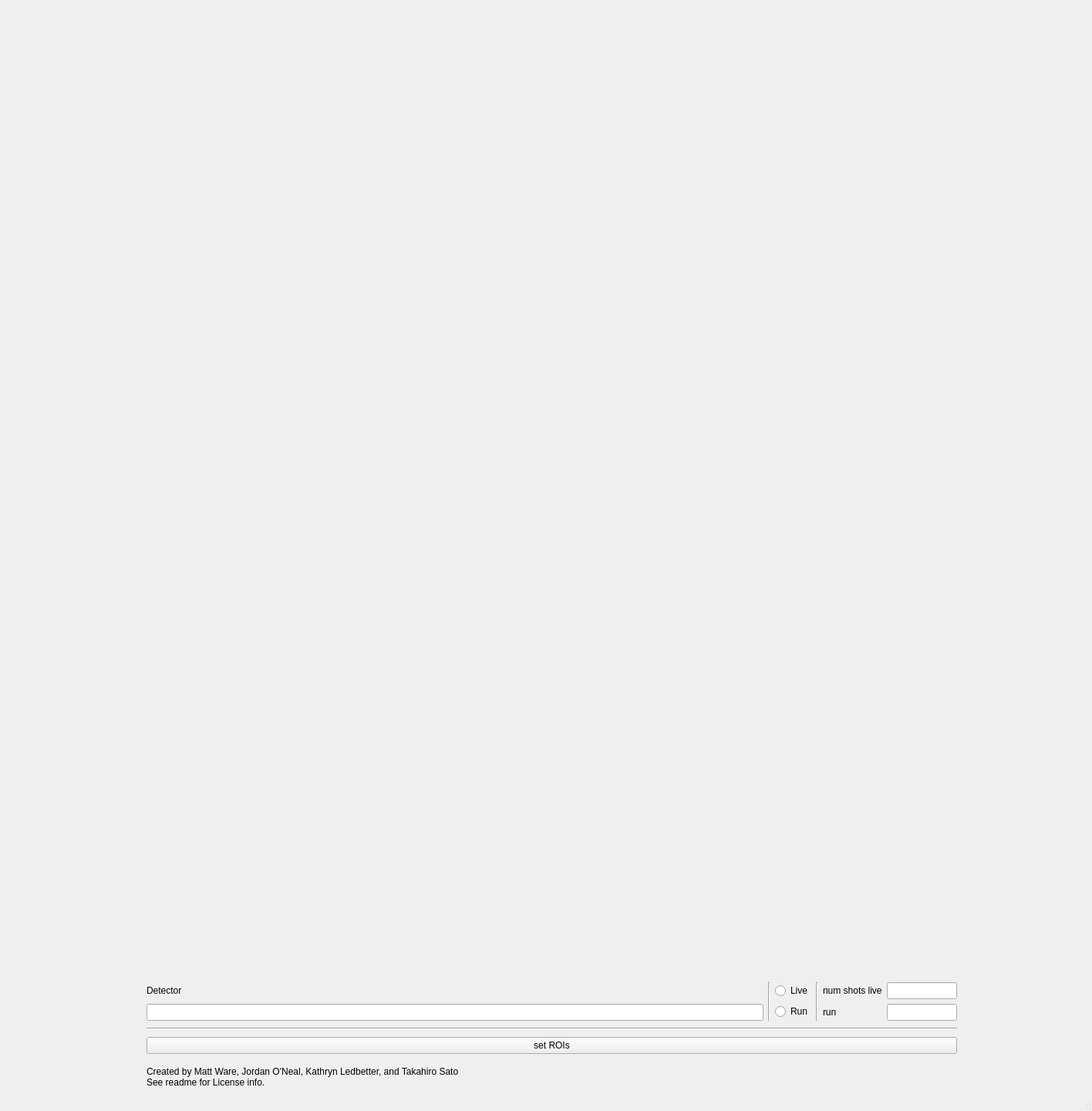
<?xml version="1.0" encoding="UTF-8"?>
<ui version="4.0">
 <class>roiSetter</class>
 <widget class="QMainWindow" name="roiSetter">
  <property name="geometry">
   <rect>
    <x>0</x>
    <y>0</y>
    <width>1416</width>
    <height>1440</height>
   </rect>
  </property>
  <property name="windowTitle">
   <string>Regions of Interest</string>
  </property>
  <widget class="QWidget" name="centralwidget">
   <widget class="QWidget" name="plot" native="true">
    <property name="geometry">
     <rect>
      <x>70</x>
      <y>20</y>
      <width>1281</width>
      <height>1241</height>
     </rect>
    </property>
   </widget>
   <widget class="QWidget" name="verticalLayoutWidget_3">
    <property name="geometry">
     <rect>
      <x>190</x>
      <y>1270</y>
      <width>1051</width>
      <height>101</height>
     </rect>
    </property>
    <layout class="QVBoxLayout" name="verticalLayout_3">
     <item>
      <layout class="QHBoxLayout" name="horizontalLayout">
       <item>
        <layout class="QVBoxLayout" name="verticalLayout">
         <item>
          <widget class="QLabel" name="lbl_detector">
           <property name="text">
            <string>Detector</string>
           </property>
          </widget>
         </item>
         <item>
          <widget class="QLineEdit" name="tbox_detector">
           <property name="minimumSize">
            <size>
             <width>800</width>
             <height>0</height>
            </size>
           </property>
          </widget>
         </item>
        </layout>
       </item>
       <item>
        <widget class="Line" name="line">
         <property name="orientation">
          <enum>Qt::Vertical</enum>
         </property>
        </widget>
       </item>
       <item>
        <layout class="QVBoxLayout" name="verticalLayout_2">
         <item>
          <widget class="QRadioButton" name="radioBtn_live">
           <property name="text">
            <string>Live</string>
           </property>
          </widget>
         </item>
         <item>
          <widget class="QRadioButton" name="radioBtn_run">
           <property name="text">
            <string>Run</string>
           </property>
          </widget>
         </item>
        </layout>
       </item>
       <item>
        <widget class="Line" name="line_2">
         <property name="orientation">
          <enum>Qt::Vertical</enum>
         </property>
        </widget>
       </item>
       <item>
        <layout class="QGridLayout" name="gridLayout">
         <item row="0" column="1">
          <widget class="QLineEdit" name="tbox_num_shots_live">
           <property name="placeholderText">
            <string/>
           </property>
          </widget>
         </item>
         <item row="0" column="0">
          <widget class="QLabel" name="lbl_num_shots_live">
           <property name="text">
            <string>num shots live</string>
           </property>
          </widget>
         </item>
         <item row="1" column="0">
          <widget class="QLabel" name="lbl_run">
           <property name="text">
            <string>run</string>
           </property>
          </widget>
         </item>
         <item row="1" column="1">
          <widget class="QLineEdit" name="tbox_run"/>
         </item>
        </layout>
       </item>
      </layout>
     </item>
     <item>
      <widget class="Line" name="line_3">
       <property name="orientation">
        <enum>Qt::Horizontal</enum>
       </property>
      </widget>
     </item>
     <item>
      <widget class="QPushButton" name="btn_set_rois">
       <property name="text">
        <string>set ROIs</string>
       </property>
      </widget>
     </item>
    </layout>
   </widget>
   <widget class="QLabel" name="lbl_names">
    <property name="geometry">
     <rect>
      <x>190</x>
      <y>1380</y>
      <width>1051</width>
      <height>31</height>
     </rect>
    </property>
    <property name="text">
     <string>Created by Matt Ware, Jordan O'Neal, Kathryn Ledbetter, and Takahiro Sato
See readme for License info.</string>
    </property>
   </widget>
  </widget>
  <widget class="QStatusBar" name="statusbar"/>
 </widget>
 <tabstops>
  <tabstop>tbox_detector</tabstop>
  <tabstop>radioBtn_live</tabstop>
  <tabstop>radioBtn_run</tabstop>
  <tabstop>tbox_num_shots_live</tabstop>
  <tabstop>tbox_run</tabstop>
  <tabstop>btn_set_rois</tabstop>
 </tabstops>
 <resources/>
 <connections/>
</ui>
